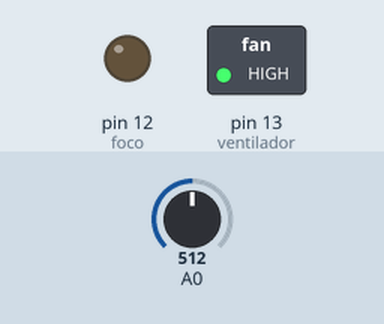
A sketch run on a simulated Arduino Uno, built with avr-gcc and run on an emulated ATmega328P. Parts: switched loads named in the sketch (green lamp = pin HIGH), output pins drawn as LEDs (lit = HIGH). Inputs (shaded band) come from the test bench; at power-on: A0 = 512.

Above: at 1.8 s.
1.9 s: A0 set to 185
3.4 s: A0 set to 161
At 4.9 s:
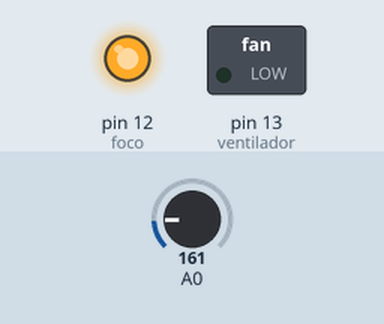
5.5 s: A0 set to 306
At 6.4 s:
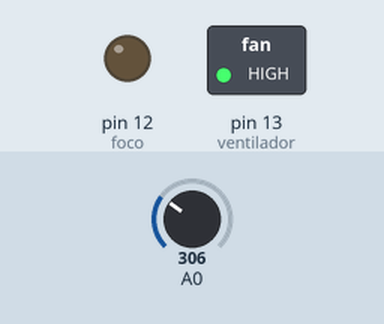
7.5 s: A0 set to 122
At 9.2 s:
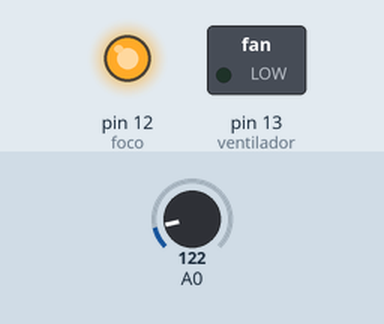
Timing chart, 0 to 10.5 s (numbered marks = the images above; inputs shaded):
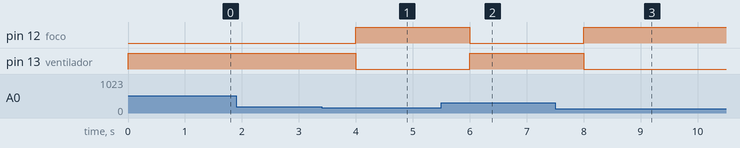

Measured:
- the behaviour switches between 174 and 173 on A0 (found by bisection; images 0 and 1)
- after the input at 1.9 s, every drawn part: stays the same
- after the input at 3.4 s, pin 12 (foco): LOW → HIGH after 0.60 s; pin 13 (ventilador): HIGH → LOW after 0.60 s
- after the input at 5.5 s, pin 12 (foco): HIGH → LOW after 0.50 s; pin 13 (ventilador): LOW → HIGH after 0.50 s
- after the input at 7.5 s, pin 12 (foco): LOW → HIGH after 0.50 s; pin 13 (ventilador): HIGH → LOW after 0.50 s

The sketch:

Ejemplo_CT01_-_Control_de_temperatura.ino
```cpp
/*
 * HeTPro 2017
 * Licencia, Creative Commons.
 *
Reconocimiento: El autor permite copiar, reproducir, distribuir, comunicar públicamente la obra, realizar
obras derivadas (traducción, adaptación, etc.) y hacer de ella un uso comercial, siempre y cuando se cite
y reconozca al autor original.
hetpro-store.com
Autor: Dr. Ruben E-Marmolejo
1-Noviembre-2017
Sensor de temperatura: MCP9700

Web: https://hetpro-store.com/TUTORIALES/arduino-digitalwrite/

 */
int ventilador = 13;
int foco = 12;
int umbral = 35; //Grados centigrados
int canal0adc;
double temperatura;

void setup(){
  pinMode(ventilador,OUTPUT);  //Requiere de una etapa de potencia
  pinMode(foco,OUTPUT);        //Requiere de una etapa de potencia
  //Serial.begin(9600);

}

void loop(){
  canal0adc = analogRead(A0);
  temperatura = (double)((5*((double)canal0adc/1023))-(double)0.5)/0.01;
  //Serial.println(temperatura);

  if(temperatura > umbral){
    digitalWrite(ventilador,HIGH);  //Enfriar el sistema
    digitalWrite(foco,LOW);

  }
  else {
    digitalWrite(ventilador,LOW);   //Calentar el sistema
    digitalWrite(foco,HIGH);
  }
  delay(1000);

}
```
